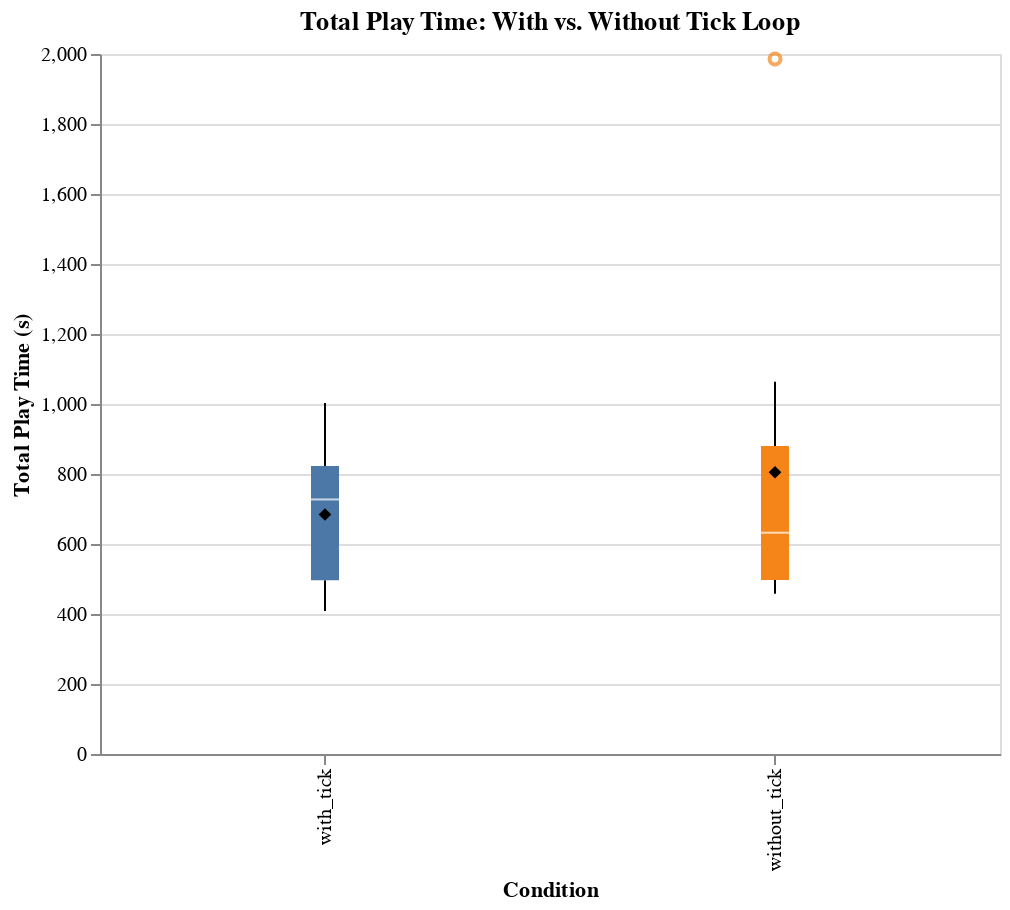

Source (notebook cell):
### Code cell
base_time = alt.Chart(run_level).encode(
    x=alt.X("condition:N", title="Condition"),
    y=alt.Y("total_play_time:Q", title="Total Play Time (s)"),
    color=alt.Color("condition:N", legend=None)
)

# Boxplot
box_time = base_time.mark_boxplot()

# Mean als Punkt
mean_time = base_time.mark_point(
    size=40,
    shape="diamond",
    filled=True,
    color="black"
).encode(
    y=alt.Y("mean(total_play_time):Q"),
    color=alt.value("black"),
    tooltip=[
        alt.Tooltip("condition:N", title="Condition"),
        alt.Tooltip("mean(total_play_time):Q", title="Mean Play Time (s)", format=".1f")
    ]
)

chart_time_with_mean = (box_time + mean_time).properties(
    title="Total Play Time: With vs. Without Tick Loop",
    width=450,
    height=350
)

chart_time_with_mean

### Figure 1 — Vega-Lite specification as saved in the notebook (floating-point values rounded to 4 significant figures)
{"config": {"view": {"continuousWidth": 300, "continuousHeight": 300}}, "layer": [{"mark": {"type": "boxplot"}, "encoding": {"color": {"field": "condition", "legend": null, "type": "nominal"}, "x": {"field": "condition", "title": "Condition", "type": "nominal"}, "y": {"field": "total_play_time", "title": "Total Play Time (s)", "type": "quantitative"}}}, {"mark": {"type": "point", "color": "black", "filled": true, "shape": "diamond", "size": 40}, "encoding": {"color": {"value": "black"}, "tooltip": [{"field": "condition", "title": "Condition", "type": "nominal"}, {"aggregate": "mean", "field": "total_play_time", "format": ".1f", "title": "Mean Play Time (s)", "type": "quantitative"}], "x": {"field": "condition", "title": "Condition", "type": "nominal"}, "y": {"aggregate": "mean", "field": "total_play_time", "type": "quantitative"}}}], "data": {"name": "data-f38f3a0d552221b490830bfd8cdd6225"}, "height": 350, "title": "Total Play Time: With vs. Without Tick Loop", "width": 450, "$schema": "https://vega.github.io/schema/vega-lite/v6.1.0.json", "datasets": {"data-f38f3a0d552221b490830bfd8cdd6225": [{"participant_id": "071225", "condition": "with_tick", "total_hits": 34, "total_damage": 36, "total_deaths": 38, "total_play_time": 807.9, "n_snapshots": 15}, {"participant_id": "071225", "condition": "without_tick", "total_hits": 13, "total_damage": 15, "total_deaths": 13, "total_play_time": 497.0, "n_snapshots": 11}, {"participant_id": "199195", "condition": "with_tick", "total_hits": 81, "total_damage": 83, "total_deaths": 70, "total_play_time": 1003.0, "n_snapshots": 20}, {"participant_id": "199195", "condition": "without_tick", "total_hits": 108, "total_damage": 110, "total_deaths": 104, "total_play_time": 1986.0, "n_snapshots": 38}, {"participant_id": "232962", "condition": "with_tick", "total_hits": 6, "total_damage": 8, "total_deaths": 4, "total_play_time": 496.5, "n_snapshots": 8}, {"participant_id": "232962", "condition": "without_tick", "total_hits": 38, "total_damage": 40, "total_deaths": 31, "total_play_time": 879.7, "n_snapshots": 18}, {"participant_id": "297088", "condition": "with_tick", "total_hits": 25, "total_damage": 27, "total_deaths": 45, "total_play_time": 831.6, "n_snapshots": 12}, {"participant_id": "297088", "condition": "without_tick", "total_hits": 20, "total_damage": 22, "total_deaths": 24, "total_play_time": 475.1, "n_snapshots": 8}, {"participant_id": "356499", "condition": "with_tick", "total_hits": 13, "total_damage": 15, "total_deaths": 16, "total_play_time": 478.5, "n_snapshots": 8}, {"participant_id": "356499", "condition": "without_tick", "total_hits": 8, "total_damage": 10, "total_deaths": 19, "total_play_time": 458.0, "n_snapshots": 8}, {"participant_id": "510049", "condition": "with_tick", "total_hits": 14, "total_damage": 16, "total_deaths": 9, "total_play_time": 583.4, "n_snapshots": 11}, {"participant_id": "510049", "condition": "without_tick", "total_hits": 52, "total_damage": 54, "total_deaths": 49, "total_play_time": 1064.0, "n_snapshots": 24}, {"participant_id": "807289", "condition": "with_tick", "total_hits": 17, "total_damage": 19, "total_deaths": 10, "total_play_time": 408.7, "n_snapshots": 8}, {"participant_id": "807289", "condition": "without_tick", "total_hits": 29, "total_damage": 31, "total_deaths": 19, "total_play_time": 707.5, "n_snapshots": 13}, {"participant_id": "870227", "condition": "with_tick", "total_hits": 31, "total_damage": 33, "total_deaths": 22, "total_play_time": 822.5, "n_snapshots": 14}, {"participant_id": "870227", "condition": "without_tick", "total_hits": 22, "total_damage": 24, "total_deaths": 14, "total_play_time": 547.2, "n_snapshots": 9}, {"participant_id": "975229", "condition": "with_tick", "total_hits": 22, "total_damage": 24, "total_deaths": 14, "total_play_time": 727.3, "n_snapshots": 11}, {"participant_id": "975229", "condition": "without_tick", "total_hits": 12, "total_damage": 14, "total_deaths": 10, "total_play_time": 632.3, "n_snapshots": 10}]}}
